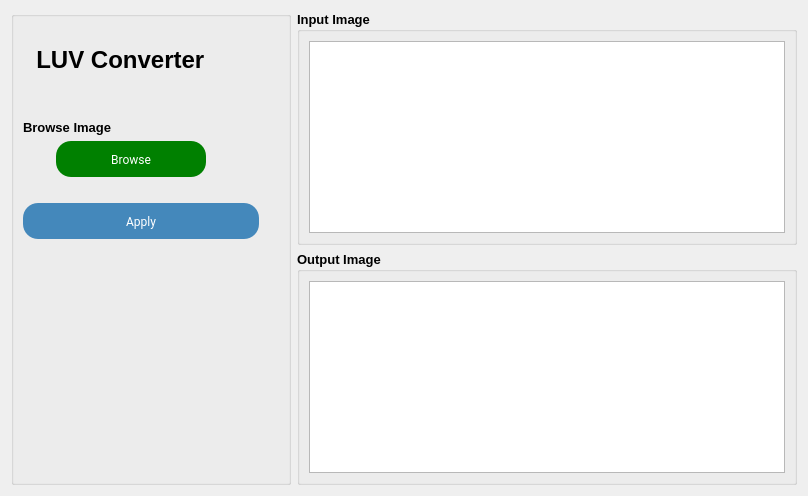
      <widget class="QWidget" name="tab_3">
       <attribute name="title">
        <string>LUV Converter</string>
       </attribute>
       <layout class="QGridLayout" name="gridLayout_11">
        <item row="0" column="0">
         <layout class="QGridLayout" name="gridLayout_9">
          <item row="0" column="1">
           <layout class="QGridLayout" name="gridLayout_10">
            <item row="0" column="0">
             <widget class="QGroupBox" name="groupBox_13">
              <property name="minimumSize">
               <size>
                <width>500</width>
                <height>0</height>
               </size>
              </property>
              <property name="font">
               <font>
                <pointsize>10</pointsize>
                <weight>75</weight>
                <bold>true</bold>
               </font>
              </property>
              <property name="title">
               <string>Input Image</string>
              </property>
              <layout class="QGridLayout" name="gridLayout_27">
               <item row="0" column="0">
                <widget class="QGraphicsView" name="input_graphicsView_3"/>
               </item>
              </layout>
             </widget>
            </item>
            <item row="1" column="0">
             <widget class="QGroupBox" name="groupBox_14">
              <property name="font">
               <font>
                <pointsize>10</pointsize>
                <weight>75</weight>
                <bold>true</bold>
               </font>
              </property>
              <property name="title">
               <string>Output Image</string>
              </property>
              <layout class="QGridLayout" name="gridLayout_28">
               <item row="0" column="0">
                <widget class="QGraphicsView" name="output_graphicsView_3"/>
               </item>
              </layout>
             </widget>
            </item>
           </layout>
          </item>
          <item row="0" column="0">
           <widget class="QGroupBox" name="groupBox_15">
            <property name="minimumSize">
             <size>
              <width>280</width>
              <height>0</height>
             </size>
            </property>
            <property name="maximumSize">
             <size>
              <width>280</width>
              <height>16777215</height>
             </size>
            </property>
            <property name="title">
             <string/>
            </property>
            <layout class="QGridLayout" name="gridLayout_29">
             <item row="0" column="0">
              <layout class="QGridLayout" name="gridLayout_30">
               <item row="0" column="0">
                <layout class="QGridLayout" name="gridLayout_32">
                 <item row="3" column="0">
                  <widget class="QLabel" name="label_27">
                   <property name="font">
                    <font>
                     <pointsize>10</pointsize>
                     <weight>75</weight>
                     <bold>true</bold>
                    </font>
                   </property>
                   <property name="text">
                    <string>Browse Image</string>
                   </property>
                  </widget>
                 </item>
                 <item row="0" column="0">
                  <spacer name="verticalSpacer_14">
                   <property name="orientation">
                    <enum>Qt::Vertical</enum>
                   </property>
                   <property name="sizeType">
                    <enum>QSizePolicy::Preferred</enum>
                   </property>
                   <property name="sizeHint" stdset="0">
                    <size>
                     <width>20</width>
                     <height>20</height>
                    </size>
                   </property>
                  </spacer>
                 </item>
                 <item row="4" column="0">
                  <layout class="QGridLayout" name="gridLayout_33">
                   <item row="0" column="0">
                    <widget class="QPushButton" name="browseButton_3">
                     <property name="maximumSize">
                      <size>
                       <width>150</width>
                       <height>16777215</height>
                      </size>
                     </property>
                     <property name="font">
                      <font>
                       <family>-apple-system,system-ui,Segoe UI,Roboto,Helvetica Neue,Ubuntu,sans-serif</family>
                      </font>
                     </property>
                     <property name="styleSheet">
                      <string notr="true">QPushButton{
background-color: #008000; /* Changed to green */
border-radius: 15px;
color: #fff;
cursor: pointer;
font-family: -apple-system,system-ui,&quot;Segoe UI&quot;,Roboto,&quot;Helvetica Neue&quot;,Ubuntu,sans-serif;
font-size: 100%;
height: 30px;
line-height: 1.15;
outline: none;
padding: 3 10px;
text-align: center;
width: 30px; /* Reduced width to 200 pixels */
}
QPushButton:hover{
background-color: #006400; /* Darker green */
}
QPushButton:pressed{
background-color: #004d00; /* Even darker green */
}
QPushButton:focus {
                    border-color: #006400;
                    color: #006400;
                    outline: none;
}
QPushButton.dark:hover {
                    background-color: #17222d; /* Adjust dark mode hover background color */
}

QPushButton.dark:pressed {
                    background-color: #0f1417; /* Adjust dark mode pressed background color */
}
</string>
                     </property>
                     <property name="text">
                      <string>Browse</string>
                     </property>
                    </widget>
                   </item>
                   <item row="0" column="1">
                    <spacer name="horizontalSpacer_6">
                     <property name="orientation">
                      <enum>Qt::Horizontal</enum>
                     </property>
                     <property name="sizeType">
                      <enum>QSizePolicy::Preferred</enum>
                     </property>
                     <property name="sizeHint" stdset="0">
                      <size>
                       <width>40</width>
                       <height>20</height>
                      </size>
                     </property>
                    </spacer>
                   </item>
                  </layout>
                 </item>
                 <item row="2" column="0">
                  <spacer name="verticalSpacer_13">
                   <property name="orientation">
                    <enum>Qt::Vertical</enum>
                   </property>
                   <property name="sizeType">
                    <enum>QSizePolicy::Preferred</enum>
                   </property>
                   <property name="sizeHint" stdset="0">
                    <size>
                     <width>20</width>
                     <height>40</height>
                    </size>
                   </property>
                  </spacer>
                 </item>
                 <item row="1" column="0">
                  <widget class="QLabel" name="label_5">
                   <property name="font">
                    <font>
                     <pointsize>18</pointsize>
                     <weight>75</weight>
                     <bold>true</bold>
                     <kerning>true</kerning>
                    </font>
                   </property>
                   <property name="text">
                    <string>  LUV Converter</string>
                   </property>
                   <property name="textFormat">
                    <enum>Qt::PlainText</enum>
                   </property>
                  </widget>
                 </item>
                </layout>
               </item>
               <item row="6" column="0">
                <spacer name="verticalSpacer_18">
                 <property name="orientation">
                  <enum>Qt::Vertical</enum>
                 </property>
                 <property name="sizeHint" stdset="0">
                  <size>
                   <width>20</width>
                   <height>40</height>
                  </size>
                 </property>
                </spacer>
               </item>
               <item row="1" column="0">
                <layout class="QFormLayout" name="formLayout_3"/>
               </item>
               <item row="2" column="0">
                <layout class="QGridLayout" name="gridLayout_31"/>
               </item>
               <item row="3" column="0">
                <layout class="QFormLayout" name="formLayout_4"/>
               </item>
               <item row="5" column="0">
                <layout class="QGridLayout" name="gridLayout_34">
                 <item row="0" column="0">
                  <widget class="QPushButton" name="Apply_pushButton_2">
                   <property name="font">
                    <font>
                     <family>-apple-system,system-ui,Segoe UI,Roboto,Helvetica Neue,Ubuntu,sans-serif</family>
                    </font>
                   </property>
                   <property name="styleSheet">
                    <string notr="true">QPushButton{
background-color: #4488bb; /* Changed to #4488bb */
border-radius: 15px;
color: #fff;
cursor: pointer;
font-family: -apple-system,system-ui,&quot;Segoe UI&quot;,Roboto,&quot;Helvetica Neue&quot;,Ubuntu,sans-serif;
font-size: 100%;
height: 30px;
line-height: 1.15;
outline: none;
padding: 3 10px;
text-align: center;
width: 30px; /* Reduced width to 200 pixels */
}
QPushButton:hover{
background-color: #336688; /* Darker shade of #4488bb */
}
QPushButton:pressed{
background-color: #224466; /* Even darker shade of #4488bb */
}
QPushButton:focus {
                    border-color: #336688;
                    color: #336688;
                    outline: none;
}
QPushButton.dark:hover {
                    background-color: #17222d; /* Adjust dark mode hover background color */
}

QPushButton.dark:pressed {
                    background-color: #0f1417; /* Adjust dark mode pressed background color */
}
</string>
                   </property>
                   <property name="text">
                    <string>Apply</string>
                   </property>
                  </widget>
                 </item>
                 <item row="0" column="1">
                  <spacer name="horizontalSpacer_5">
                   <property name="orientation">
                    <enum>Qt::Horizontal</enum>
                   </property>
                   <property name="sizeType">
                    <enum>QSizePolicy::Preferred</enum>
                   </property>
                   <property name="sizeHint" stdset="0">
                    <size>
                     <width>20</width>
                     <height>20</height>
                    </size>
                   </property>
                  </spacer>
                 </item>
                </layout>
               </item>
               <item row="4" column="0">
                <spacer name="verticalSpacer_15">
                 <property name="orientation">
                  <enum>Qt::Vertical</enum>
                 </property>
                 <property name="sizeType">
                  <enum>QSizePolicy::Preferred</enum>
                 </property>
                 <property name="sizeHint" stdset="0">
                  <size>
                   <width>20</width>
                   <height>20</height>
                  </size>
                 </property>
                </spacer>
               </item>
              </layout>
             </item>
            </layout>
           </widget>
          </item>
         </layout>
        </item>
       </layout>
      </widget>
